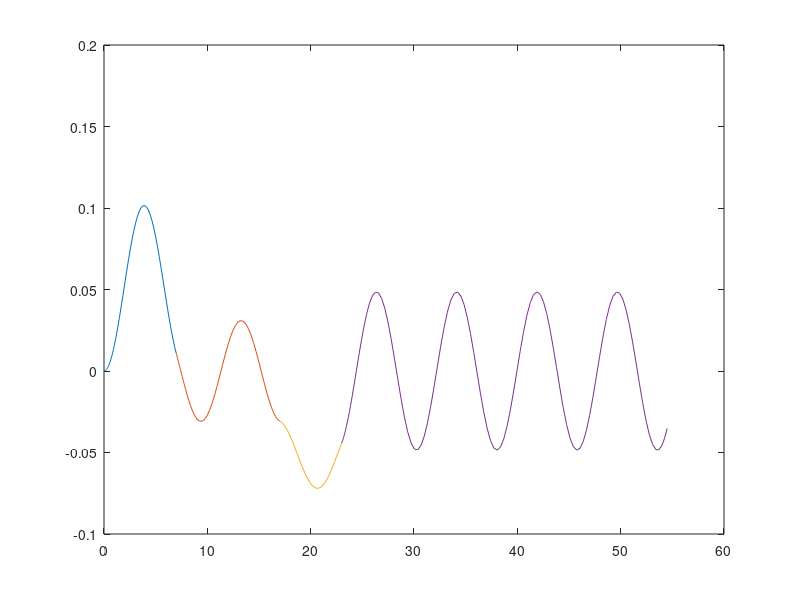

This figure's MATLAB source:
a=0.5; D1=60; D2=15; l=15; m=6000;
g=9.8; Tmax=20000*g; 
t1=7; t2=10; t3=6;%此时t为每段的时间间隔
xa1=a*t1*t1/2; xa2=xa1+a*t1*t2; xa3=xa2+t3*(2*t1-t3)*a/2; xa4=D1+D2;
t4=(xa4-xa3)/(a*(t1-t3)); %xai为第i段结束后吊车的位移
t2=t2+t1; t3=t2+t3; t4=t3+t4;%此时t为每段结束的时刻
t=cell(4,1); theta=cell(4,1); x=cell(4,1); %时间，角度，横坐标
v=cell(4,1); T=cell(4,1); %水平速度，拉力
thetamax=0;

dydt=@(t,y)[ y(2) ; (-a*y(2)*t*sin(y(1))+a*cos(y(1))-g*sin(y(1)))/l ];
options = odeset('RelTol',1e-4,'AbsTol',[1e-4 1e-4]);
[t{1},theta{1}] = ode45(dydt,[0,t1],[0 0],options);
x{1}=0.5*a*t{1}.^2-l*sin(theta{1}(:,1));
v{1}=a*t{1}-l*theta{1}(:,2).*cos(theta{1}(:,1));
%plot(t{1},theta{1})

dydt=@(t,y)[ y(2) ; -(g/l)*sin(y(1)) ];
options = odeset('RelTol',1e-4,'AbsTol',[1e-4 1e-4]);
[t{2},theta{2}] = ode45(dydt,[t1,t2],[theta{1}(length(theta{1}(:,1)),1) theta{1}(length(theta{1}(:,2)),2)],options);
x{2}=xa1+a*t1*(t{2}-t1)-l*sin(theta{2}(:,1));
v{2}=a*t1-l*theta{2}(:,2).*cos(theta{2}(:,1));
%plot(t{2},theta{2})

dydt=@(t,y)[ y(2) ; (-a*y(2)*(t1+t2-t)*sin(y(1))-a*cos(y(1))-g*sin(y(1)))/l ];
options = odeset('RelTol',1e-4,'AbsTol',[1e-4 1e-4]);
[t{3},theta{3}] = ode45(dydt,[t2,t3],[theta{2}(length(theta{2}(:,1)),1) theta{2}(length(theta{2}(:,2)),2)],options);
x{3}=xa2+a*t1*(t{3}-t2)-0.5*a*(t{3}-t2).^2-l*sin(theta{3}(:,1));
v{3}=a*(t1+t2-t{3})-l*theta{3}(:,2).*cos(theta{3}(:,1));
%plot(t{3},theta{3})

dydt=@(t,y)[ y(2) ; -(g/l)*sin(y(1)) ];
options = odeset('RelTol',1e-4,'AbsTol',[1e-4 1e-4]);
[t{4},theta{4}] = ode45(dydt,[t3,t4],[theta{3}(length(theta{3}(:,1)),1) theta{3}(length(theta{3}(:,2)),2)],options);
x{4}=xa3+a*(t1+t2-t3)*(t{4}-t3)-l*sin(theta{4}(:,1));
v{4}=a*(t1+t2-t3)-l*theta{4}(:,2).*cos(theta{4}(:,1));
%plot(t{4},theta{4})

for i=1:4
    plot(t{i},theta{i}(:,1));
    hold on;
end